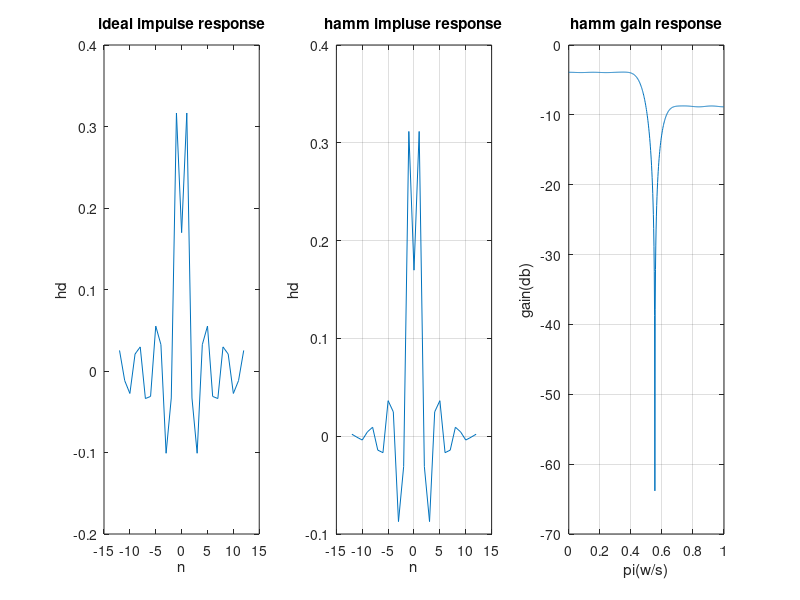
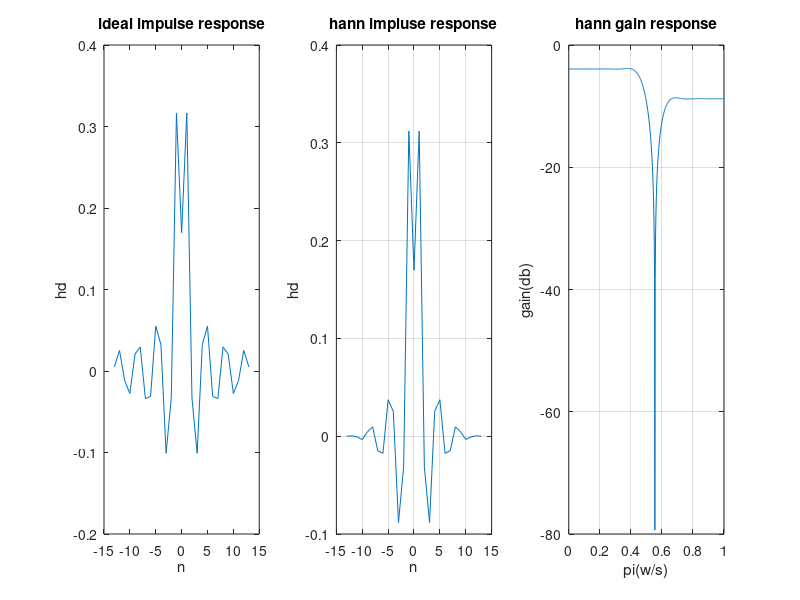
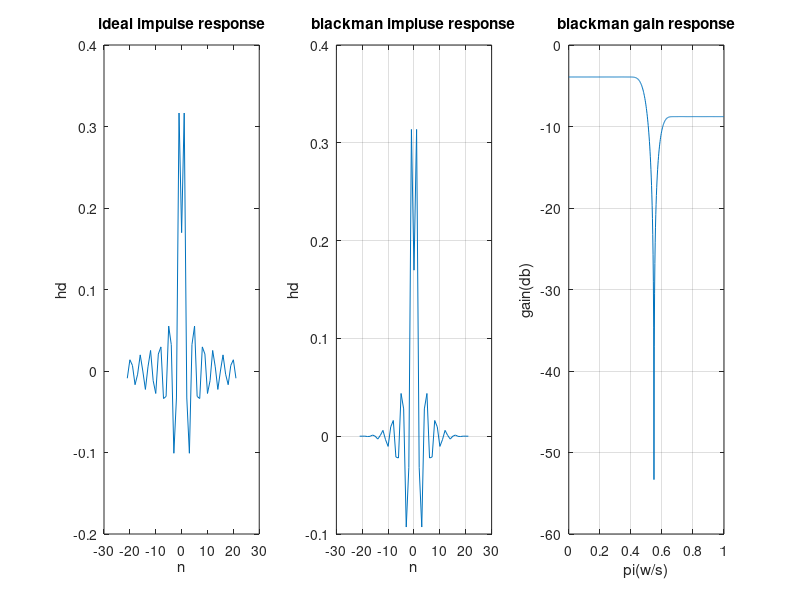
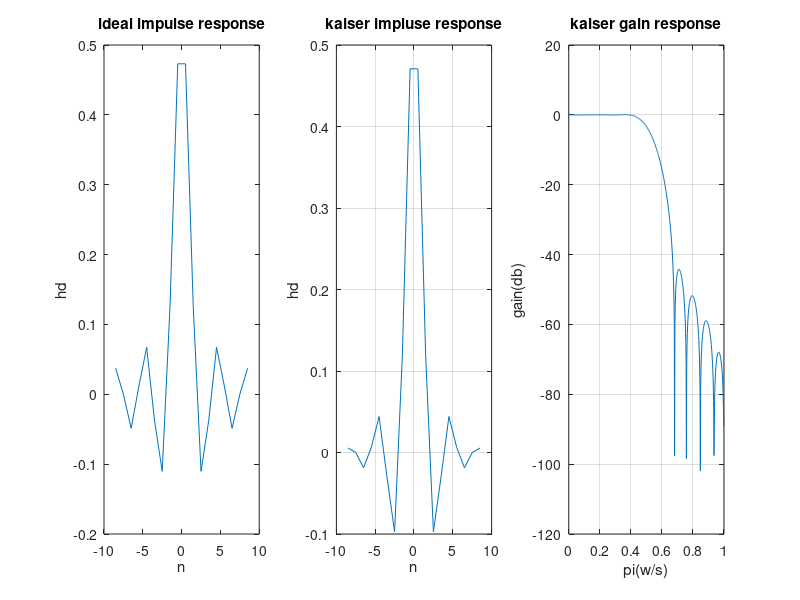

Write MATLAB code to recreate these figures, in order.
wp = 3 * 2.0 / 15;
ws = 5 * 2.0 / 15;
wc = (wp + ws) / 2;

alphaP = 1 - 10 ^ (0.3 / -20);
alphaS = 10 ^ (40 / -20);

titles = {
    'hamm impluse response',
    'hann impluse response',
    'blackman impluse response',
    'kaiser impluse response'
    };
  
titles2 = {
    'hamm gain response',
    'hann gain response',
    'blackman gain response',
    'kaiser gain response'
    };

for i = 1 : 4
  figure(i);
  disp(i);
  if i == 4
    [n, Wn, beta, ftype] = kaiserord([wp, ws], [1, 0], [alphaP, alphaS]); 
    M = n / 2;
    win = kaiser(n+1, beta);
    n = -M : M;
  end
  if i == 3
    M = ceil(5.56 / (ws - wp))
    n = 2 * M;
    win = blackman(n+1);
    n = -M : M;
  end
  if i == 2
    M = ceil(3.32 / (ws - wp))
    n = 2 * M;
    win = hanning(n+1);
    n = -M : M;
  end
  if i == 1
    M = ceil(3.11 / (ws - wp));
    n = 2 * M;
    win = hamming(n+1);
    n = -M : M;
  end
  
  hd = sin(wc * pi * n) ./ (pi * n);
  hd(find(n==0)) = wc/pi;

  subplot(1,3,1);
  plot(n, hd, '-');
  title('ideal impulse response');
  xlabel('n');
  ylabel('hd');
  
  subplot(1,3,2);
  disp(hd);
  disp(win)
  ht = hd .* win';
  plot(n, ht, '-');
  title(titles(i));
  xlabel('n');
  ylabel('hd');
  grid on;

  subplot(1,3,3);
  [h, w] =freqz(ht, 1, 512);
  w = w / pi;
  h = 20 * log10(abs(h));
  plot(w, h, '-');
  title(titles2(i));
  xlabel('pi(w/s)');
  ylabel('gain(db)');
  grid on;
  
end






